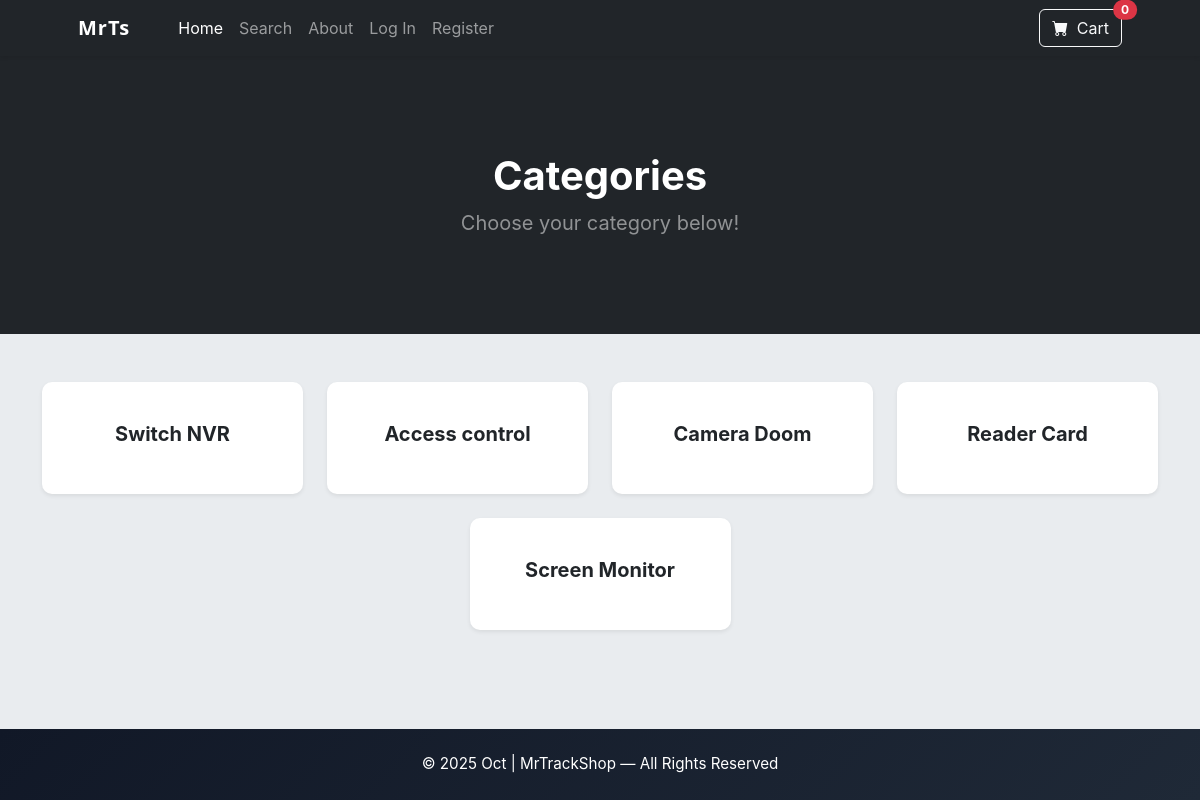
Before: /category_summary/ with the older database file.
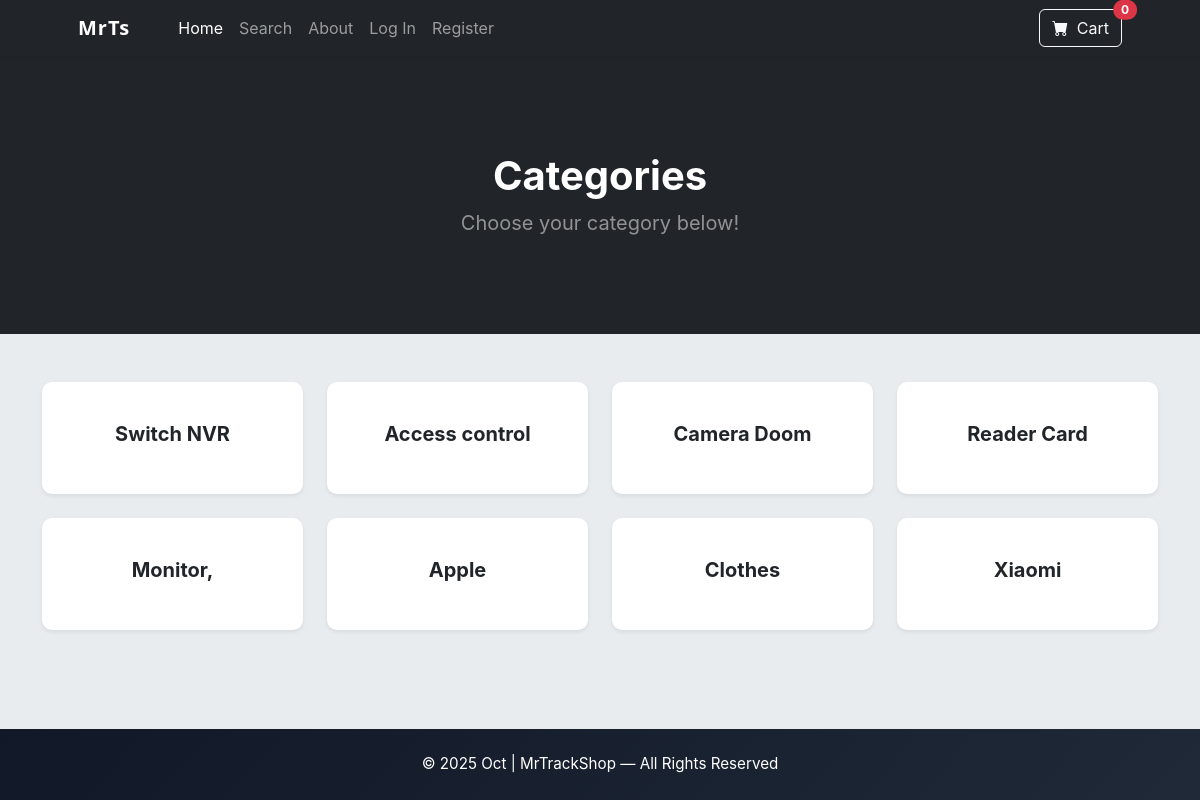
After: the same page with the newer database file.
### store/models.py (models this page shows)
class Category(models.Model):
    name = models.CharField(max_length=50)
    def __str__(self):
        return self.name
    class Meta:
        verbose_name_plural = 'categories'

### store/views.py (the view)
# urls.py: path('category_summary/', views.category_summary, name='category_summary'),
def category_summary(request):
    categories = Category.objects.all()
    return render(request, 'category_summary.html', {'categories':categories})

### cart/cart.py (called while the page is built)
    def __len__(self):
        return len(self.cart)

### cart/context_processors.py (called while the page is built)
def cart(request):
    return {'cart': Cart(request)}

### store/templates/category_summary.html (shortened to what this page needs)
{% extends 'base.html' %}
{% block content %}
<header class="bg-dark py-5">
    <div class="container px-4 px-lg-3 my-5">
        <div class="text-center text-white">
            <h1 class="display-8 fw-bolder">Categories</h1>
            <p class="lead fw-normal text-white-50 mb-0">Choose your category below!</p>
        </div>
    </div>
</header>
<div class="container my-5">
    <div class="row justify-content-center">
        {% for category in categories %}
        <div class="col-md-3 col-sm-6 mb-4">
            <a href="{% url 'category' category %}" class="text-decoration-none">
                <div class="card text-center category-card shadow-sm border-0 py-4">
                    <div class="card-body">
                        <h5 class="card-title text-dark fw-bold">{{ category }}</h5>
                    </div>
                </div>
            </a>
        </div>
        {% endfor %}
    </div>
</div>
{% endblock %}

Changed rows visible on the page:
changed Category: name "Screen Monitor" → "Monitor,"
added Category: name "Apple"
added Category: name "Clothes"
added Category: name "Xiaomi"
